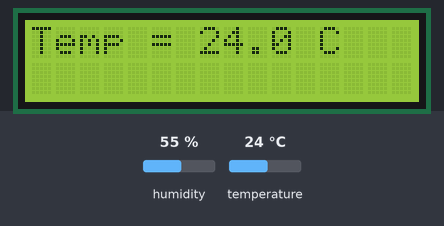
Bench run of a sketch on a simulated Arduino Uno, built with avr-gcc and run on an emulated ATmega328P. Shown: 16×2 character LCD. The inputs (shaded band) are chosen by the test bench; at power-on: humidity 55 %, temperature 24 °C. What the sketch prints to the serial monitor is not drawn.

Above: at 1.2 s.
1.3 s: humidity set to 22 %
At 6.1 s:
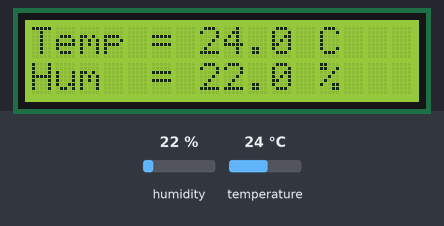
6.6 s: temperature set to 12 °C
At 11.0 s:
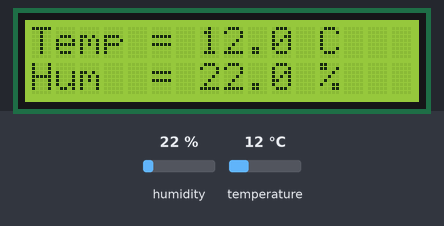
11.7 s: humidity set to 40 %
At 15.5 s:
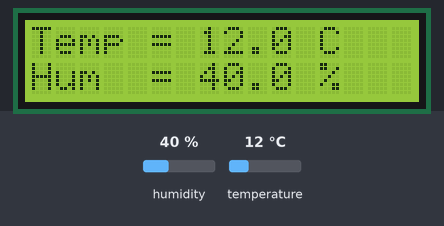
15.8 s: temperature set to 19 °C
At 20.4 s:
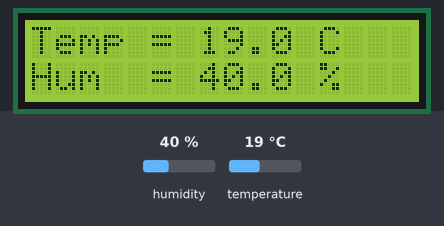
Timing chart, 0 to 21.9 s (numbered marks = the images above; inputs shaded):
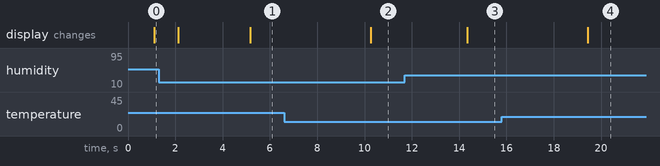

Measured:
- after the input at 1.3 s, the display: first differs from a run without the input after 3.9 s (image 1)
- after the input at 6.6 s, the display: changes after 3.7 s (image 2)
- after the input at 11.7 s, the display: changes after 2.6 s (image 3)
- after the input at 15.8 s, the display: changes after 3.6 s (image 4)

The sketch:

DHT11_LCD.ino
```cpp
#include <DHT.h>;
#include<LiquidCrystal_I2C.h>

#define DHT11_PIN 2
#define DHTTYPE DHT11
DHT dht(DHT11_PIN, DHTTYPE);
LiquidCrystal_I2C lcd(0x27, 16, 2);

float temp, hum;

void setup() {
  // put your setup code here, to run once:
  Serial.begin(9600);
  dht.begin();
  lcd.init();
  lcd.backlight();
}

void loop() {
  // put your main code here, to run repeatedly:
  temp = dht.readTemperature();
  hum = dht.readHumidity();
  Serial.print("temp = ");
  Serial.print(temp);
  Serial.println(" °C");
  Serial.print(" hum = ");
  Serial.print(hum);
  Serial.println(" %");

  delay(1000);

  lcd.setCursor(0, 0);
  lcd.print("Temp = ");
  lcd.setCursor(7, 0);
  lcd.print(temp);
  lcd.setCursor(11, 0);
  lcd.print(" C");

  delay(1000);

  lcd.setCursor(0, 1);
  lcd.print("Hum  = ");
  lcd.setCursor(7, 1);
  lcd.print(hum);
  lcd.setCursor(11, 1);
  lcd.print(" %");

  delay(1000);
}
```
